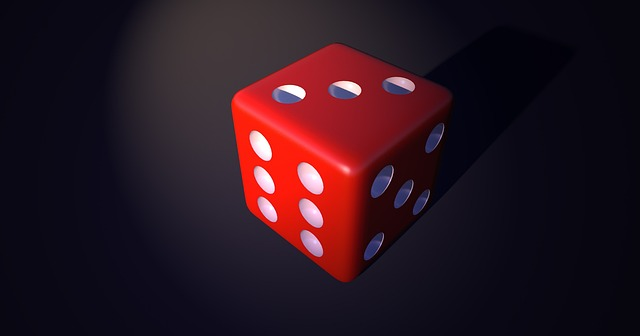
#> input picture SEM 1/Python Programming/LAB/cube-1963036_640.jpg, 640 x 336 px
$ jupyter execute la-pca.ipynb
#> lines starting #> are read from the running program, lines starting #| are printed output that depends on the picture
[cell 1]
import cv2
import matplotlib.pyplot as plt
import numpy as np
from sklearn.decomposition import PCA

[cell 2]
image = cv2.cvtColor(cv2.imread("cube-1963036_640.jpg"), cv2.COLOR_BGR2RGB)
plt.imshow(image)

[cell 3]
image.shape
#> Out = (336, 640, 3)

[cell 4]
red, green, blue = cv2.split(image)
red, green, blue = red/255, green/255, blue/255

[cell 5]
fig, ax = plt.subplots(1,3, figsize=(15,5))
ax[0].imshow(red)
ax[0].set_title("Red Channel")
ax[1].imshow(green)
ax[1].set_title("Green Channel")
ax[2].imshow(blue)
ax[2].set_title("Blue Channel")

[cell 6]
fig, ax = plt.subplots(2,2, figsize=(10,6))
ax[0,0].imshow(image)
ax[0,0].set_title("Original Image")
ax[0,1].imshow(red)
ax[0,1].set_title("Red Channel")
ax[1,0].imshow(green)
ax[1,0].set_title("Green Channel")
ax[1,1].imshow(blue)
ax[1,1].set_title("Blue Channel")
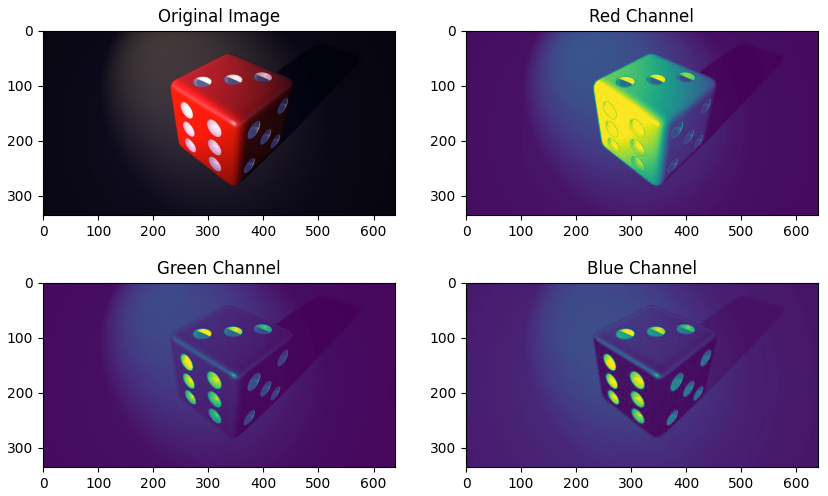
#> figure drawn by matplotlib, 4 panels

[cell 7]
components = 20
pca_comp = PCA(n_components=components)

reduced_red = pca_comp.fit_transform(red)
reconstucted_red = pca_comp.inverse_transform(reduced_red)
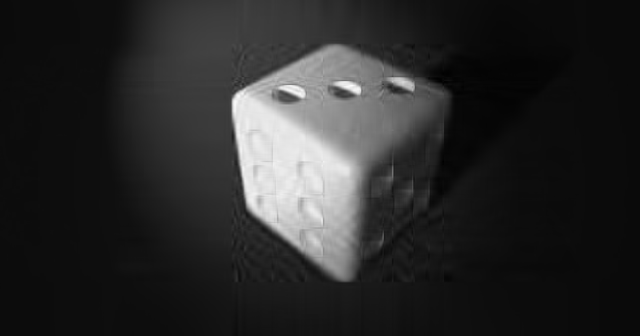
#> reconstucted_red: shape (336, 640) float64; min -0.018, max 1.11, mean 0.168; drawn with min black and max white

reduced_green = pca_comp.fit_transform(green)
reconstucted_green = pca_comp.inverse_transform(reduced_green)
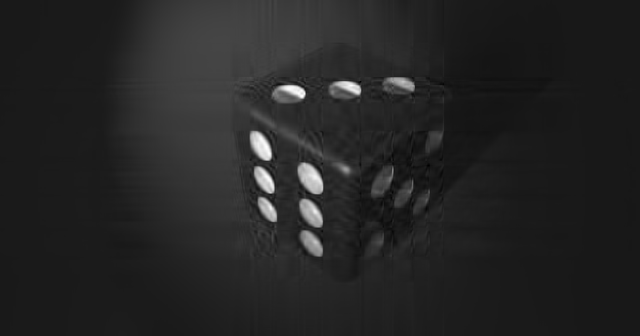
#> reconstucted_green: shape (336, 640) float64; min -0.0905, max 1.09, mean 0.0812; drawn with min black and max white

reduced_blue = pca_comp.fit_transform(blue)
reconstucted_blue = pca_comp.inverse_transform(reduced_blue)

[cell 8]
plt.imshow(reconstucted_red)

[cell 9]
fig, ax = plt.subplots(1,3, figsize=(15,5))
ax[0].imshow(reconstucted_red)
ax[0].set_title("Red Channel")
ax[1].imshow(reconstucted_green)
ax[1].set_title("Green Channel")
ax[2].imshow(reconstucted_blue)
ax[2].set_title("Blue Channel")

[cell 10]
reduced_image = cv2.merge((reconstucted_red,reconstucted_green,reconstucted_blue))
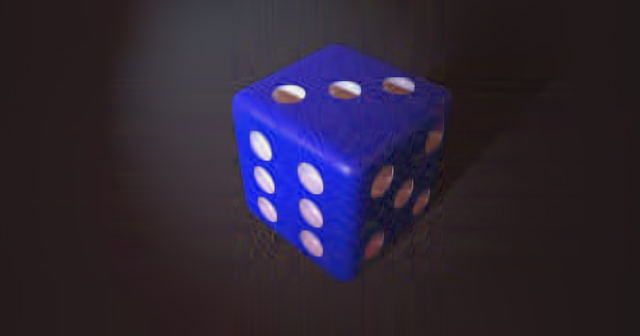
#> reduced_image: shape (336, 640, 3) float64; mean of channels 0, 1, 2 0.168, 0.0812, 0.123; drawn with min black and max white

[cell 11]
reduced_image.shape
#> Out = (336, 640, 3)

[cell 12]
plt.imshow(reduced_image)

[cell 13]
fig, ax = plt.subplots(1,2, figsize=(15,5))
ax[0].imshow(image)
ax[0].set_title("Original Image (640 Component)")
ax[1].imshow(reduced_image)
ax[1].set_title(f"Compressed Image ({components} Pricipal Component)")

[cell 14]
cv2.imwrite("compresed_cube.jpg", reduced_image*255)
#> Out = True

[cell 15]
reduced_image

[cell 16]
image

[cell 17]
def compress_image(file_name):
#> called with file_name = 'compresed_cube.jpg'
    image = cv2.cvtColor(cv2.imread(file_name), cv2.COLOR_BGR2RGB)
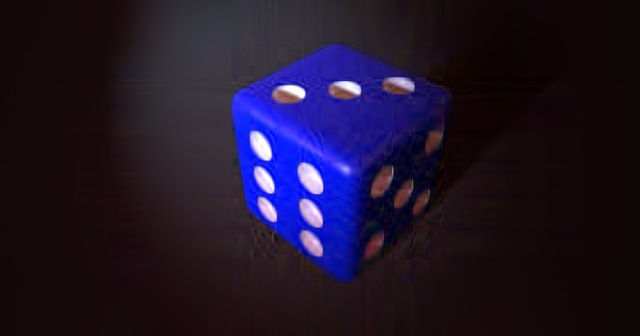
#> image: shape (336, 640, 3); mean R, G, B 31.3, 20.8, 42.7

    red, green, blue = cv2.split(image)
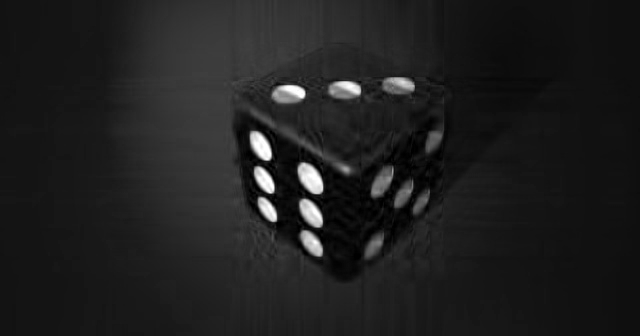
#> red: shape (336, 640); min 0, max 255, mean 31.3
    red, green, blue = red/255, green/255, blue/255

    pca_comp = PCA(n_components=50)

    reduced_red = pca_comp.fit_transform(red)
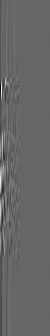
#> reduced_red: shape (336, 50) float64; min -3, max 4.42, mean -4.24e-17; drawn with min black and max white
    reconstucted_red = pca_comp.inverse_transform(reduced_red)

    reduced_green = pca_comp.fit_transform(green)
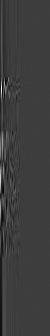
#> reduced_green: shape (336, 50) float64; min -1.54, max 4.8, mean 1.7e-17; drawn with min black and max white
    reconstucted_green = pca_comp.inverse_transform(reduced_green)

    reduced_blue = pca_comp.fit_transform(blue)
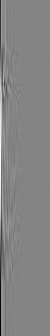
#> reduced_blue: shape (336, 50) float64; min -5.11, max 4.74, mean -1.59e-16; drawn with min black and max white
    reconstucted_blue = pca_comp.inverse_transform(reduced_blue)
    reduced_image = cv2.merge((reconstucted_red,reconstucted_green,reconstucted_blue))
    cv2.imwrite("compresed_cube2.jpg", reduced_image*255)
    return "Image Compressed successfully"

[cell 18]
compress_image("compresed_cube.jpg")

[cell 19]
# Calculate the explained variance ratio
explained_variance_ratio = pca_comp.explained_variance_ratio_

# Create a scree plot
plt.figure(figsize=(8, 5))
plt.plot(np.cumsum(explained_variance_ratio), marker='o', linestyle='--')
plt.xlabel('Number of Principal Components')
plt.ylabel('Cumulative Explained Variance')
plt.grid()
plt.show()
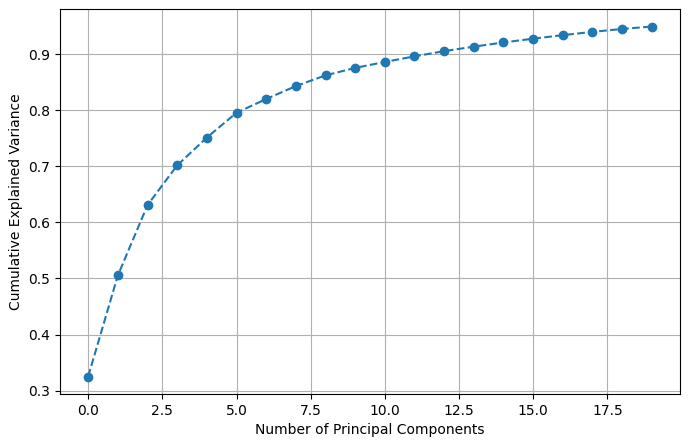
#> figure drawn by matplotlib, 1 panel; curve peaks at x = 19, y = 0.949
